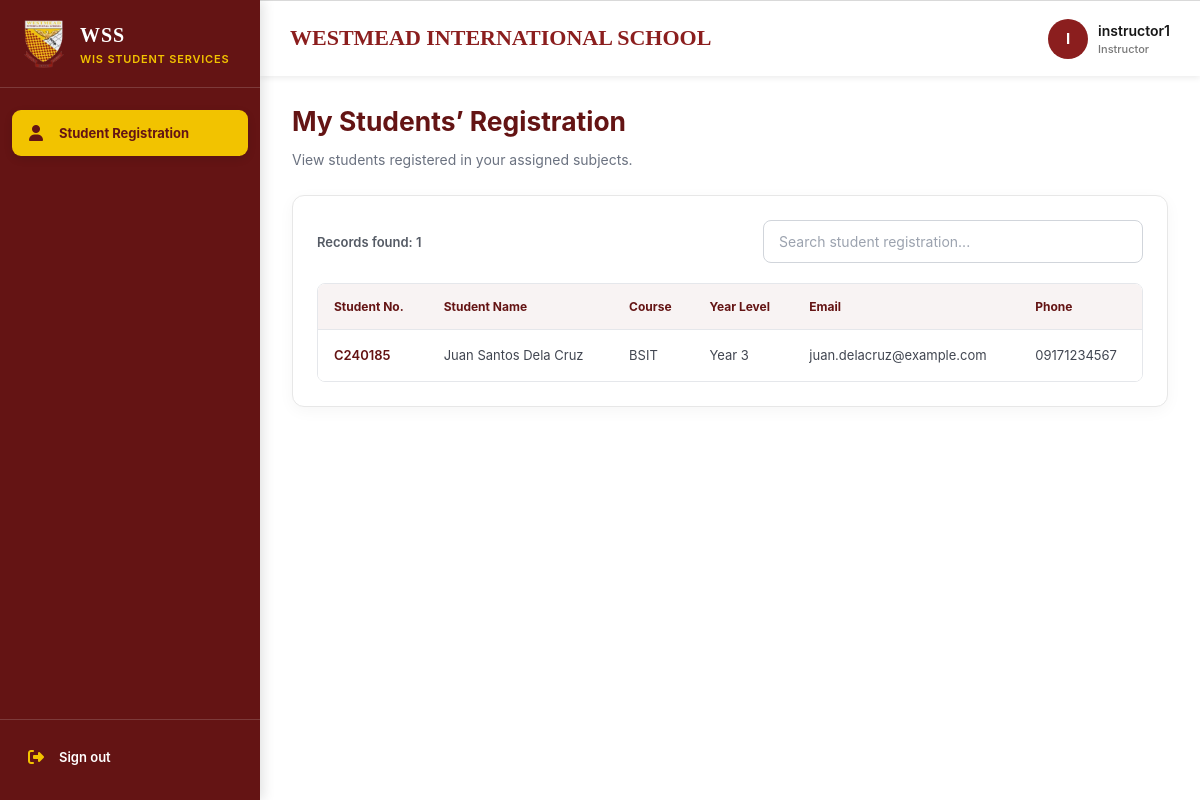
The app's page /registration/index.php (signed in) with its own data.
### tables this page shows
CREATE TABLE `students` (
  `student_id` int(11) NOT NULL,
  `student_number` varchar(30) NOT NULL,
  `first_name` varchar(100) NOT NULL,
  `middle_name` varchar(100) DEFAULT NULL,
  `last_name` varchar(100) NOT NULL,
  `email` varchar(150) DEFAULT NULL,
  `phone` varchar(30) DEFAULT NULL,
  `address` text DEFAULT NULL,
  `course_id` int(11) DEFAULT NULL,
  `year_level` tinyint(3) UNSIGNED DEFAULT NULL,
  `created_at` timestamp NOT NULL DEFAULT current_timestamp()
);

CREATE TABLE `courses` (
  `course_id` int(11) NOT NULL,
  `course_code` varchar(20) NOT NULL,
  `course_name` varchar(150) NOT NULL,
  `description` text DEFAULT NULL
);

### includes/auth.php (called while the page is built, shortened)
<?php
function current_user(): ?array {
    $map = ['admin' => 'Admin', 'registrar' => 'Registrar', 'instructor' => 'Instructor', 'student' => 'Student'];
    $roleName = $_SESSION['role_name'] ?? '';
    return [
        'user_id'    => (int)$_SESSION['user_id'],
        'username'   => (string)($_SESSION['username'] ?? ''),
        'role'       => $map[$roleName],
        'student_id' => isset($_SESSION['student_id']) ? (int)$_SESSION['student_id'] : null,
    ];
}

### registration/index.php (the view, shortened to what this page needs)
<?php
require_once __DIR__ . '/../includes/auth.php';
require_once __DIR__ . '/../config/database.php';
$u = current_user();
$role = trim((string) ($u['role'] ?? ''));
$roleKey = strtolower($role);
$isInstructor = $roleKey === 'instructor';
$pdo = $pdo ?? $conn ?? null;
$rows = [];
function h($value): string
{
    return htmlspecialchars(
        (string) ($value ?? ''),
        ENT_QUOTES,
        'UTF-8'
    );
}
try {
    $sql = "
        SELECT
            s.student_id,
            s.student_number,
            s.first_name,
            s.middle_name,
            s.last_name,
            s.email,
            s.phone,
            s.year_level,
            s.course_id,
            c.course_code,
            c.course_name
        FROM students s
        LEFT JOIN courses c
            ON c.course_id = s.course_id
    ";
    $params = [];
    if ($isInstructor) {
        $sql .= "
            INNER JOIN enrollments en
                ON en.student_id = s.student_id
            INNER JOIN enrollment_subjects es
                ON es.enrollment_id = en.enrollment_id
            INNER JOIN course_subjects cs
                ON cs.course_subject_id = es.course_subject_id
            WHERE cs.instructor_id = ?
        ";
        $params[] = $u['user_id'] ?? 0;
    }
    if ($isInstructor) {
        $sql .= "
            GROUP BY
                s.student_id,
                s.student_number,
                s.first_name,
                s.middle_name,
                s.last_name,
                s.email,
                s.phone,
                s.year_level,
                s.course_id,
                c.course_code,
                c.course_name
        ";
    }
    $sql .= " ORDER BY s.last_name, s.first_name";
    $stmt = $pdo->prepare($sql);
    $stmt->execute($params);
    $rows = $stmt->fetchAll(PDO::FETCH_ASSOC);
} catch (PDOException $e) {
    error_log('Student registration error: ' . $e->getMessage());
    $error = 'Unable to load registration records. Please try again later.';
}
$pageTitle = $isInstructor
    ? 'My Students’ Registration'
    : 'Student Registration';
?>
<!DOCTYPE html>
<html lang="en">
<head>
    <link
        rel="stylesheet"
        href="https://cdnjs.cloudflare.com/ajax/libs/font-awesome/6.7.2/css/all.min.css">
    <link rel="stylesheet" href="../assets/css/include.css">
    <link rel="stylesheet" href="../assets/css/sidebar.css">
    <link rel="stylesheet" href="assets/css/registration.css">
</head>
<body>
    <div class="layout">
        <?php require __DIR__ . '/../includes/sidebar.php'; ?>
        <div class="main-content">
            <?php require __DIR__ . '/../includes/header.php'; ?>
            <main class="registration-page">
                <div class="registration-heading">
                    <div>
                        <h1><?= h($pageTitle) ?></h1>
                        <p>
                            <?= $isInstructor
                                ? 'View students registered in your assigned subjects.'
                                : 'View and manage student registration records.' ?>
                        </p>
                    </div>
                </div>
                <section class="registration-card">
                    <div class="registration-toolbar">
                        <span class="registration-count" aria-live="polite">
                            Records found: <?= count($rows) ?>
                        </span>
                        <form
                            method="GET"
                            class="registration-search-form"
                            id="registrationSearchForm"
                            role="search">
                            <input
                                type="search"
                                name="search"
                                id="registrationSearch"
                                class="registration-search"
                                placeholder="Search student registration..."
                                value=""
                                autocomplete="off"
                                aria-label="Search student registration">
                        </form>
                    </div>
                    <div class="registration-table-wrap">
                        <table class="registration-table">
                            <thead>
                                <tr>
                                    <th>Student No.</th>
                                    <th>Student Name</th>
                                    <th>Course</th>
                                    <th>Year Level</th>
                                    <th>Email</th>
                                    <th>Phone</th>
                                </tr>
                            </thead>
                            <tbody id="registrationTableBody">
                                <?php foreach ($rows as $student): ?>
                                    <tr>
                                        <td>C<?= h($student['student_number']) ?></td>
                                        <td>
                                            <?= h(trim(
                                                ($student['first_name'] ?? '') . ' ' .
                                                    ($student['middle_name'] ?? '') . ' ' .
                                                    ($student['last_name'] ?? '')
                                            )) ?>
                                        </td>
                                        <td>
                                            <?= h($student['course_code'] ?? 'Not assigned') ?>
                                        </td>
                                        <td>
                                            <?= !empty($student['year_level'])
                                                ? h('Year ' . $student['year_level'])
                                                : 'Not assigned' ?>
                                        </td>
                                        <td><?= h($student['email'] ?? '—') ?></td>
                                        <td><?= h($student['phone'] ?? '—') ?></td>
                                    </tr>
                                <?php endforeach; ?>
                            </tbody>
                        </table>
                    </div>
                </section>
            </main>
        </div>
    </div>
</body>
</html>

### assets/css/include.css (style rules this page uses)
:root { --wis-maroon: #8B1E1E; --wis-maroon-dark: #641414; --wis-gold: #F2C300; --wis-white: #FFFFFF; --wis-black: #171717; --wis-sidebar-width: 260px; --wis-sidebar-tablet-width: 220px; --wis-sidebar-mobile-width: 68px; }
*, *::before, *::after { box-sizing: border-box; }
html { width: 100%; min-height: 100%; margin: 0; padding: 0; overflow-x: clip; }
body { width: 100%; min-width: 0; min-height: 100vh; min-height: 100dvh; margin: 0; padding: 0; overflow-x: clip; background: #FFFFFF; }
.layout { display: block; width: 100%; min-width: 0; min-height: 100vh; min-height: 100dvh; margin: 0; padding: 0; }
.layout>.main-content { display: block; width: calc(100% - var(--wis-sidebar-width)); min-width: 0; min-height: 100vh; min-height: 100dvh; margin: 0 0 0 var(--wis-sidebar-width); padding: 0; }

### assets/css/sidebar.css (style rules this page uses)
*, *::before, *::after { box-sizing: border-box; }
html, body { width: 100%; min-width: 320px; min-height: 100%; margin: 0 !important; padding: 0 !important; }
body { overflow-x: hidden; }
.layout { display: flex; align-items: stretch; width: 100%; min-height: 100vh; min-height: 100dvh; margin: 0; padding: 0; }
.main-content { display: flex; flex: 1 1 0; flex-direction: column; width: calc(100% - 260px); min-width: 0; min-height: 100vh; min-height: 100dvh; margin-left: 260px; padding: 0; box-sizing: border-box; }

### registration/assets/css/registration.css (style rules this page uses)
.registration-page, .registration-page *, .registration-page *::before, .registration-page *::after { box-sizing: border-box; }
.registration-page { width: 100%; max-width: 100%; min-width: 0; margin: 0; padding: 28px 32px; color: #292929; font-family: 'Inter', Arial, sans-serif; }
.registration-heading { display: flex; align-items: center; justify-content: space-between; flex-wrap: wrap; gap: 18px; margin: 0 0 24px; }
.registration-heading>div { flex: 1 1 280px; min-width: 0; }
.registration-heading h1 { margin: 0 0 8px; color: #641414; font-size: clamp(23px, 2.2vw, 30px); font-weight: 700; line-height: 1.35; overflow-wrap: anywhere; }
.registration-heading p { margin: 0; color: #6b7280; font-size: 14px; line-height: 1.7; }
.registration-card { width: 100%; max-width: 100%; min-width: 0; margin: 0; padding: 24px; background: #fff; border: 1px solid #e7e7e7; border-radius: 12px; box-shadow: 0 4px 16px rgba(0, 0, 0, 0.04); }
.registration-toolbar { display: flex; align-items: center; justify-content: space-between; flex-wrap: wrap; gap: 16px; width: 100%; margin-bottom: 20px; }
.registration-count { flex: 0 0 auto; color: #555b65; font-size: 13px; font-weight: 600; }
.registration-search-form { width: 100%; max-width: 380px; margin-left: auto; }
.registration-search { display: block; width: 100%; max-width: 100%; min-width: 0; padding: 12px 15px; color: #292929; background: #fff; border: 1px solid #d1d5db; border-radius: 8px; font-family: 'Inter', Arial, sans-serif; font-size: 14px; outline: none; transition: border-color 0.2s ease, box-shadow 0.2s ease; }
.registration-search::placeholder { color: #9ca3af; }
.registration-table-wrap { width: 100%; max-width: 100%; min-width: 0; overflow-x: auto; overflow-y: hidden; border: 1px solid #e5e7eb; border-radius: 8px; -webkit-overflow-scrolling: touch; }
.registration-table { width: 100%; min-width: 760px; border-collapse: separate; border-spacing: 0; background: #fff; font-family: 'Inter', Arial, sans-serif; font-size: 13px; text-align: left; }
.registration-table th { padding: 15px 16px; color: #641414; background: #f8f3f3; border-bottom: 1px solid #e5e7eb; font-size: 12px; font-weight: 700; white-space: nowrap; }
.registration-table td { padding: 15px 16px; color: #414651; background: #fff; border-bottom: 1px solid #edf0f2; line-height: 1.6; vertical-align: middle; }
.registration-table tbody tr:last-child td { border-bottom: none; }
.registration-table td:first-child { color: #641414; font-weight: 600; white-space: nowrap; }
.registration-table td:nth-child(4), .registration-table td:nth-child(6) { white-space: nowrap; }

### records on screen
students: student_number "240185", first_name+middle_name+last_name "Juan Santos Dela Cruz", course.course_code "BSIT", year_level "Year 3", email "juan.delacruz@example.com", phone "09171234567"

### other values on screen
$item['label'] "Student Registration"
$initial "I"
$username "instructor1"
$userRole "Instructor"
$pageTitle "My Students’ Registration"
count($rows) "1"
